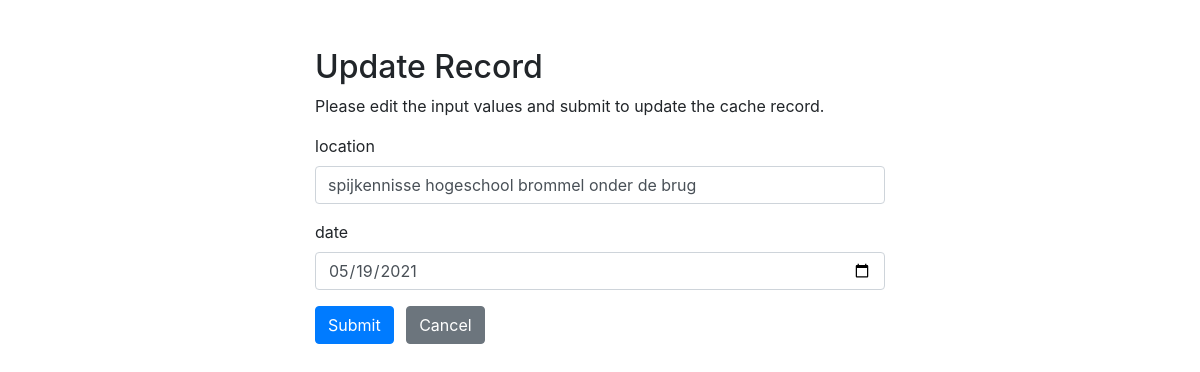
/includes/php/crudLocatie/updateDate.php?reservationID=6 (signed in), run on the app's committed database.
### tables this page shows
CREATE TABLE `reservation` (
  `reservationID` int(4) NOT NULL,
  `location` varchar(100) NOT NULL,
  `date` date NOT NULL,
  `status` int(11) NOT NULL DEFAULT '0',
  `userID` int(11) NOT NULL
);

### includes/php/crudLocatie/updateDate.php (the view, shortened to what this page needs)
<?php
require_once "../db_config.php";
$location = $userID = $date = "";
$location_err = $userID_err = $date_err = "";
if(isset($_POST["reservationID"]) && !empty($_POST["reservationID"])){
    $reservationID = $_POST["reservationID"];
    $input_location = trim($_POST["location"]);
    if(empty($input_location)){
        $location_err = "Please enter a location.";
    } elseif(!filter_var($input_location, FILTER_VALIDATE_REGEXP, array("options"=>array("regexp"=>"/^[a-zA-Z\s]+$/")))){
        $location_err = "Please enter a valid location.";
    } else{
        $location = $input_location;
    }
    $input_userID = trim($_POST["userID"]);
    if(empty($input_userID)){
        $userID_err = "Please enter an userID.";
    } else{
        $userID = $input_userID;
    }
    $input_date = trim($_POST["date"]);
    if(empty($input_date)){
        $date_err = "Please enter the date amount.";
    }else{
        $date = $input_date;
    }
    if(empty($location_err) && empty($userID_err) && empty($date_err)){
        $sql = "UPDATE reservation SET location=?, userID=?, date=? WHERE reservationID=?";
        if($stmt = $mysqli->prepare($sql)){
            $stmt->bind_param("sssi", $param_location, $param_userID, $param_date, $param_reservationID);
            $param_location = $location;
            $param_userID = $userID;
            $param_date = $date;
            $param_reservationID = $reservationID;
            if($stmt->execute()){
                header("location: ../../../home.php");
                exit();
            } else{
                echo "Oops! Something went wrong. Please try again later.";
            }
        }
        $stmt->close();
    }
    $mysqli->close();
} else{
    if(isset($_GET["reservationID"]) && !empty(trim($_GET["reservationID"]))){
        $sql = "SELECT * FROM reservation WHERE reservationID = ?";
        if($stmt = $mysqli->prepare($sql)){
            $stmt->bind_param("i", $param_reservationID);
            if($stmt->execute()){
                $result = $stmt->get_result();
                if($result->num_rows == 1){
                    $row = $result->fetch_array(MYSQLI_ASSOC);
                    $location = $row["location"];
                    $date = $row["date"];
                } else{
                    header("location: error.php");
                    exit();
                }
            } else{
                echo "Oops! Something went wrong. Please try again later.";
            }
        }
    }  else{
        header("location: error.php");
        exit();
    }
}
?>
 <!DOCTYPE html>
<html lang="en">
<head>
    <link rel="stylesheet" href="https://stackpath.bootstrapcdn.com/bootstrap/4.5.2/css/bootstrap.min.css">
</head>
<body>
    <div class="wrapper">
        <div class="container-fluid">
            <div class="row">
                <div class="col-md-12">
                    <h2 class="mt-5">Update Record</h2>
                    <p>Please edit the input values and submit to update the cache record.</p>
                    <form action="<?php echo htmlspecialchars(basename($_SERVER['REQUEST_URI'])); ?>" method="post">
                        <div class="form-group">
                            <label>location</label>
                            <input type="text" name="location" class="form-control <?php echo (!empty($location_err)) ? 'is-invalid' : ''; ?>" value="<?php echo $location; ?>">
                        </div>
                        <div class="form-group">
                            <label>date</label>
                            <input type="date" name="date" class="form-control <?php echo (!empty($date_err)) ? 'is-invalid' : ''; ?>" value="<?php echo $date; ?>">
                        </div>
                        <input type="submit" class="btn btn-primary" value="Submit">
                        <a href="../../../index.php" class="btn btn-secondary ml-2">Cancel</a>
                    </form>
                </div>
            </div>
        </div>
    </div>
</body>
</html>

### includes/php/crudLocatie/updateDate.php (style rules this page uses)
.wrapper { width: 600px; margin: 0 auto; }

### data on the page
reservation: location "spijkennisse hogeschool brommel onder de brug", date "05/19/2021"
